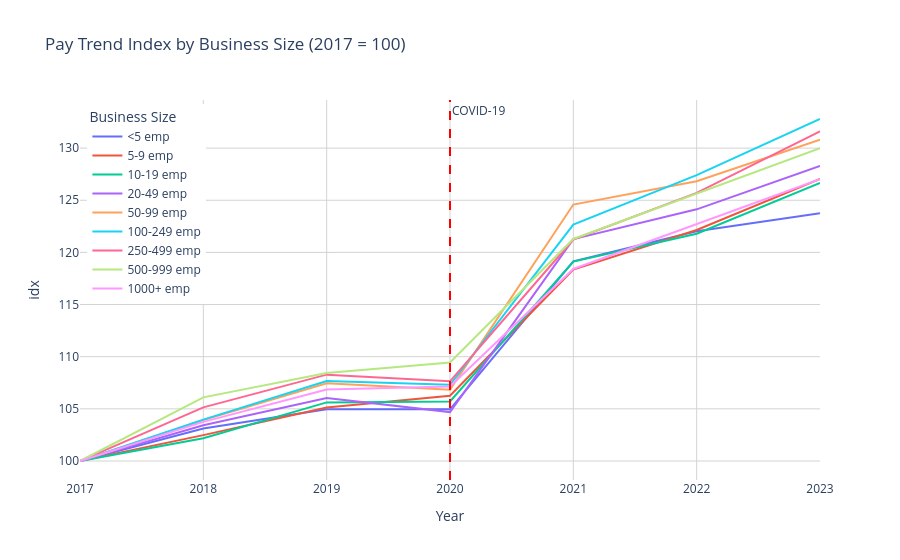

Notebook source saved alongside this figure:
### Code cell
bsize_short = {
    'Establishments with less than 5 employees': '<5 emp',
    'Establishments with 5 to 9 employees': '5-9 emp',
    'Establishments with 10 to 19 employees': '10-19 emp',
    'Establishments with 20 to 49 employees': '20-49 emp',
    'Establishments with 50 to 99 employees': '50-99 emp',
    'Establishments with 100 to 249 employees': '100-249 emp',
    'Establishments with 250 to 499 employees': '250-499 emp',
    'Establishments with 500 to 999 employees': '500-999 emp',
    'Establishments with 1,000 employees or more': '1000+ emp'
}

q3['bsize_short'] = q3['bsize'].map(bsize_short)

fig = px.line(
    q3,
    x='year',
    y='idx',
    color='bsize_short',
    title='Pay Trend Index by Business Size (2017 = 100)',
    labels={
        'index': 'Pay Index (2017 = 100)',
        'year': 'Year',
        'bsize_short': 'Business Size'
    },
    category_orders={'bsize_short': list(bsize_short.values())} 
)

fig.update_layout(
    plot_bgcolor='white',
    yaxis=dict(gridcolor='lightgrey'),
    xaxis=dict(gridcolor='lightgrey'),
    legend=dict(
        title='Business Size',
        yanchor='top',
        y=0.99,
        xanchor='left',
        x=0.01
    )
)

fig.add_vline(
    x=2020,
    line_dash='dash',
    line_color='red',
    annotation_text='COVID-19',
    annotation_position='top right'
)

fig.show()

### Figure 1 — Plotly figure (JSON) as saved in the notebook; plotly's stock layout.template omitted (floating-point values rounded to 4 significant figures)
{"data": [{"hovertemplate": "Business Size=<5 emp<br>Year=%{x}<br>idx=%{y}<extra></extra>", "legendgroup": "<5 emp", "line": {"color": "#636efa", "dash": "solid"}, "marker": {"symbol": "circle"}, "mode": "lines", "name": "<5 emp", "orientation": "v", "showlegend": true, "type": "scatter", "x": [2017, 2018, 2019, 2020, 2021, 2022, 2023], "xaxis": "x", "y": [100.0, 103.1, 105.0, 105.0, 119.2, 122.0, 123.8], "yaxis": "y"}, {"hovertemplate": "Business Size=5-9 emp<br>Year=%{x}<br>idx=%{y}<extra></extra>", "legendgroup": "5-9 emp", "line": {"color": "#EF553B", "dash": "solid"}, "marker": {"symbol": "circle"}, "mode": "lines", "name": "5-9 emp", "orientation": "v", "showlegend": true, "type": "scatter", "x": [2017, 2018, 2019, 2020, 2021, 2022, 2023], "xaxis": "x", "y": [100.0, 102.5, 105.1, 106.2, 118.4, 122.2, 127.0], "yaxis": "y"}, {"hovertemplate": "Business Size=10-19 emp<br>Year=%{x}<br>idx=%{y}<extra></extra>", "legendgroup": "10-19 emp", "line": {"color": "#00cc96", "dash": "solid"}, "marker": {"symbol": "circle"}, "mode": "lines", "name": "10-19 emp", "orientation": "v", "showlegend": true, "type": "scatter", "x": [2017, 2018, 2019, 2020, 2021, 2022, 2023], "xaxis": "x", "y": [100.0, 102.2, 105.6, 105.7, 119.1, 121.8, 126.7], "yaxis": "y"}, {"hovertemplate": "Business Size=20-49 emp<br>Year=%{x}<br>idx=%{y}<extra></extra>", "legendgroup": "20-49 emp", "line": {"color": "#ab63fa", "dash": "solid"}, "marker": {"symbol": "circle"}, "mode": "lines", "name": "20-49 emp", "orientation": "v", "showlegend": true, "type": "scatter", "x": [2017, 2018, 2019, 2020, 2021, 2022, 2023], "xaxis": "x", "y": [100.0, 103.4, 106.0, 104.7, 121.3, 124.1, 128.3], "yaxis": "y"}, {"hovertemplate": "Business Size=50-99 emp<br>Year=%{x}<br>idx=%{y}<extra></extra>", "legendgroup": "50-99 emp", "line": {"color": "#FFA15A", "dash": "solid"}, "marker": {"symbol": "circle"}, "mode": "lines", "name": "50-99 emp", "orientation": "v", "showlegend": true, "type": "scatter", "x": [2017, 2018, 2019, 2020, 2021, 2022, 2023], "xaxis": "x", "y": [100.0, 103.9, 107.5, 106.8, 124.6, 126.8, 130.8], "yaxis": "y"}, {"hovertemplate": "Business Size=100-249 emp<br>Year=%{x}<br>idx=%{y}<extra></extra>", "legendgroup": "100-249 emp", "line": {"color": "#19d3f3", "dash": "solid"}, "marker": {"symbol": "circle"}, "mode": "lines", "name": "100-249 emp", "orientation": "v", "showlegend": true, "type": "scatter", "x": [2017, 2018, 2019, 2020, 2021, 2022, 2023], "xaxis": "x", "y": [100.0, 104.0, 107.7, 107.3, 122.7, 127.4, 132.8], "yaxis": "y"}, {"hovertemplate": "Business Size=250-499 emp<br>Year=%{x}<br>idx=%{y}<extra></extra>", "legendgroup": "250-499 emp", "line": {"color": "#FF6692", "dash": "solid"}, "marker": {"symbol": "circle"}, "mode": "lines", "name": "250-499 emp", "orientation": "v", "showlegend": true, "type": "scatter", "x": [2017, 2018, 2019, 2020, 2021, 2022, 2023], "xaxis": "x", "y": [100.0, 105.1, 108.3, 107.6, 121.2, 125.7, 131.6], "yaxis": "y"}, {"hovertemplate": "Business Size=500-999 emp<br>Year=%{x}<br>idx=%{y}<extra></extra>", "legendgroup": "500-999 emp", "line": {"color": "#B6E880", "dash": "solid"}, "marker": {"symbol": "circle"}, "mode": "lines", "name": "500-999 emp", "orientation": "v", "showlegend": true, "type": "scatter", "x": [2017, 2018, 2019, 2020, 2021, 2022, 2023], "xaxis": "x", "y": [100.0, 106.1, 108.4, 109.5, 121.3, 125.7, 130.0], "yaxis": "y"}, {"hovertemplate": "Business Size=1000+ emp<br>Year=%{x}<br>idx=%{y}<extra></extra>", "legendgroup": "1000+ emp", "line": {"color": "#FF97FF", "dash": "solid"}, "marker": {"symbol": "circle"}, "mode": "lines", "name": "1000+ emp", "orientation": "v", "showlegend": true, "type": "scatter", "x": [2017, 2018, 2019, 2020, 2021, 2022, 2023], "xaxis": "x", "y": [100.0, 103.8, 106.9, 107.2, 118.4, 122.7, 127.0], "yaxis": "y"}], "layout": {"annotations": [{"showarrow": false, "text": "COVID-19", "x": 2020, "xanchor": "left", "xref": "x", "y": 1, "yanchor": "top", "yref": "y domain"}], "legend": {"title": {"text": "Business Size"}, "tracegroupgap": 0, "x": 0.01, "xanchor": "left", "y": 0.99, "yanchor": "top"}, "plot_bgcolor": "white", "shapes": [{"line": {"color": "red", "dash": "dash"}, "type": "line", "x0": 2020, "x1": 2020, "xref": "x", "y0": 0, "y1": 1, "yref": "y domain"}], "title": {"text": "Pay Trend Index by Business Size (2017 = 100)"}, "xaxis": {"anchor": "y", "domain": [0, 1], "gridcolor": "lightgrey", "title": {"text": "Year"}}, "yaxis": {"anchor": "x", "domain": [0, 1], "gridcolor": "lightgrey", "title": {"text": "idx"}}}}
